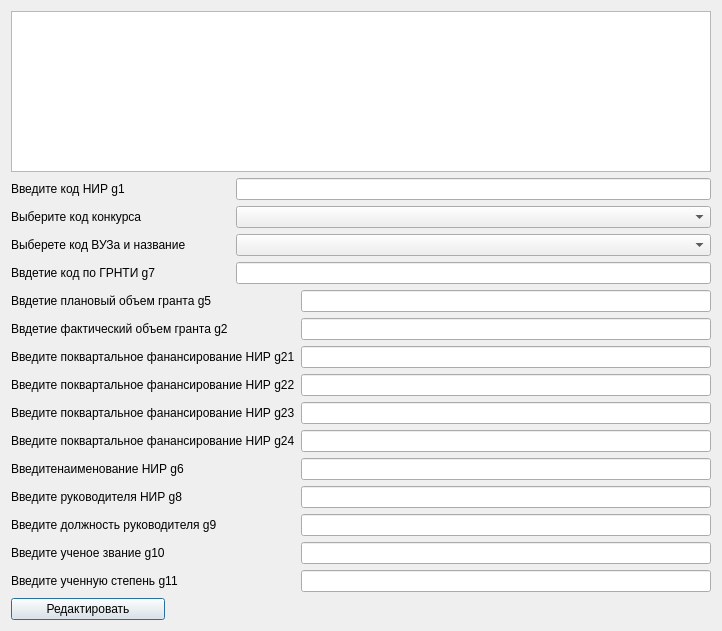
<?xml version="1.0" encoding="UTF-8"?>
<ui version="4.0">
 <class>Dialog</class>
 <widget class="QDialog" name="Dialog">
  <property name="geometry">
   <rect>
    <x>0</x>
    <y>0</y>
    <width>722</width>
    <height>631</height>
   </rect>
  </property>
  <property name="windowTitle">
   <string>Редактирование строк</string>
  </property>
  <layout class="QGridLayout" name="gridLayout">
   <item row="2" column="2" colspan="2">
    <widget class="QComboBox" name="comboBox_cod_kon"/>
   </item>
   <item row="4" column="2" colspan="2">
    <widget class="QLineEdit" name="lineEdit_g7"/>
   </item>
   <item row="5" column="0" colspan="2">
    <widget class="QLabel" name="label_6">
     <property name="text">
      <string>Ввдетие плановый объем гранта g5</string>
     </property>
    </widget>
   </item>
   <item row="5" column="3">
    <widget class="QLineEdit" name="lineEdit_g5"/>
   </item>
   <item row="6" column="0" colspan="2">
    <widget class="QLabel" name="label_7">
     <property name="text">
      <string>Ввдетие фактический объем гранта g2</string>
     </property>
    </widget>
   </item>
   <item row="4" column="0">
    <widget class="QLabel" name="label_5">
     <property name="text">
      <string>Ввдетие код по ГРНТИ g7</string>
     </property>
    </widget>
   </item>
   <item row="2" column="0">
    <widget class="QLabel" name="label_2">
     <property name="text">
      <string>Выберите код конкурса </string>
     </property>
    </widget>
   </item>
   <item row="1" column="2" colspan="2">
    <widget class="QLineEdit" name="lineEdit_g1"/>
   </item>
   <item row="1" column="0">
    <widget class="QLabel" name="label">
     <property name="text">
      <string>Введите код НИР g1</string>
     </property>
    </widget>
   </item>
   <item row="3" column="0" colspan="2">
    <widget class="QLabel" name="label_3">
     <property name="text">
      <string>Выберете код ВУЗа и название</string>
     </property>
    </widget>
   </item>
   <item row="6" column="3">
    <widget class="QLineEdit" name="lineEdit_g2"/>
   </item>
   <item row="7" column="0" colspan="3">
    <widget class="QLabel" name="label_8">
     <property name="text">
      <string>Введите поквартальное фанансирование НИР g21</string>
     </property>
    </widget>
   </item>
   <item row="7" column="3">
    <widget class="QLineEdit" name="lineEdit_g21"/>
   </item>
   <item row="8" column="0" colspan="3">
    <widget class="QLabel" name="label_9">
     <property name="text">
      <string>Введите поквартальное фанансирование НИР g22</string>
     </property>
    </widget>
   </item>
   <item row="0" column="0" colspan="4">
    <widget class="QTableView" name="tableView_change"/>
   </item>
   <item row="3" column="2" colspan="2">
    <widget class="QComboBox" name="comboBox_cod_vuz"/>
   </item>
   <item row="16" column="0">
    <widget class="QPushButton" name="pushButton_change">
     <property name="text">
      <string>Редактировать</string>
     </property>
    </widget>
   </item>
   <item row="13" column="3">
    <widget class="QLineEdit" name="lineEdit_g9"/>
   </item>
   <item row="14" column="0">
    <widget class="QLabel" name="label_15">
     <property name="text">
      <string>Введите ученое звание g10</string>
     </property>
    </widget>
   </item>
   <item row="15" column="3">
    <widget class="QLineEdit" name="lineEdit_g11"/>
   </item>
   <item row="15" column="0" colspan="2">
    <widget class="QLabel" name="label_16">
     <property name="text">
      <string>Введите ученную степень g11</string>
     </property>
    </widget>
   </item>
   <item row="14" column="3">
    <widget class="QLineEdit" name="lineEdit_g10"/>
   </item>
   <item row="9" column="3">
    <widget class="QLineEdit" name="lineEdit_g23"/>
   </item>
   <item row="8" column="3">
    <widget class="QLineEdit" name="lineEdit_g22"/>
   </item>
   <item row="9" column="0" colspan="3">
    <widget class="QLabel" name="label_10">
     <property name="text">
      <string>Введите поквартальное фанансирование НИР g23</string>
     </property>
    </widget>
   </item>
   <item row="10" column="0" colspan="3">
    <widget class="QLabel" name="label_11">
     <property name="text">
      <string>Введите поквартальное фанансирование НИР g24</string>
     </property>
    </widget>
   </item>
   <item row="10" column="3">
    <widget class="QLineEdit" name="lineEdit_g24"/>
   </item>
   <item row="11" column="0" colspan="2">
    <widget class="QLabel" name="label_12">
     <property name="text">
      <string>Введитенаименование НИР g6</string>
     </property>
    </widget>
   </item>
   <item row="11" column="3">
    <widget class="QLineEdit" name="lineEdit_g6"/>
   </item>
   <item row="12" column="0" colspan="2">
    <widget class="QLabel" name="label_13">
     <property name="text">
      <string>Введите руководителя НИР g8</string>
     </property>
    </widget>
   </item>
   <item row="12" column="3">
    <widget class="QLineEdit" name="lineEdit_g8"/>
   </item>
   <item row="13" column="0" colspan="2">
    <widget class="QLabel" name="label_14">
     <property name="text">
      <string>Введите должность руководителя g9</string>
     </property>
    </widget>
   </item>
  </layout>
 </widget>
 <resources/>
 <connections/>
</ui>
